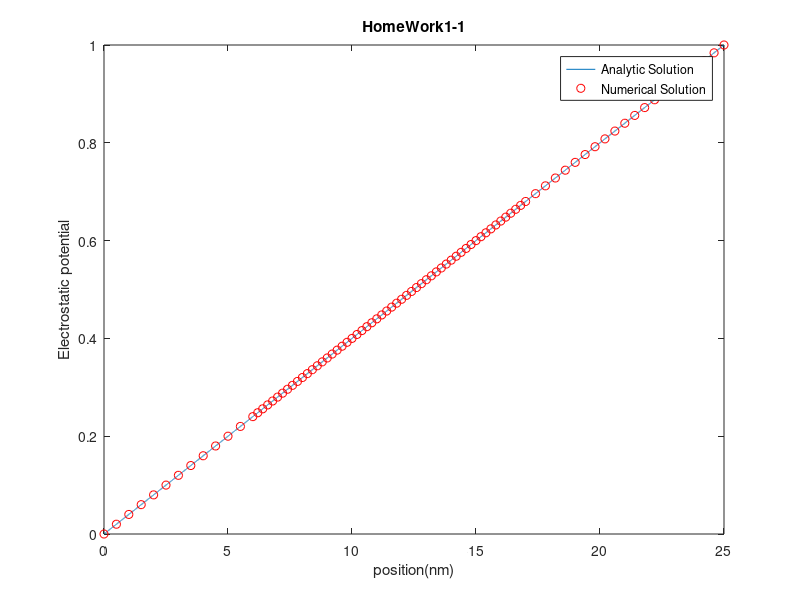

The MATLAB source for this figure:
clear; close all; clc;

w1= 6; w2=11; w3=8; % width
Width=w1+w2+w3;

%단순히 mesh사이즈를 다르게 (delta_x1=0.5, delta_x2=0.1, delta_x3=0.2)
dx1=0.5; dx2=0.2; dx3=0.4;
x1=0:dx1:w1;  x2=w1+dx2:dx2:w1+w2; x3=w1+w2+dx3:dx3:w1+w2+w3;
x=[x1 x2 x3];
N=length(x);
interface1=length(x1);
interface2=N-length(x3);

dx(1,1)=0.5;
for i=2:length(x)-1
    dx(i,1)=0;
    dx(i,1)= x(1,i+1)-x(1,i);
end

A=zeros(N,N);
A(1,1)=1; A(N,N)=1;
for i=2:N-1
    v=[1/dx(i-1,1) -1/dx(i-1,1)-1/dx(i,1) 1/dx(i,1)];
    for j=1:3
        A(i,i+j-2)=v(1,j);
    end
end

b=[zeros(N-1,1); ones(1,1)];
phi=A\b;

%Analytic solution
x_anl=0:0.001:Width;
phi_analytic=x_anl/(Width);

%%% Graph %%%
figure('Name','HW1')
plot(x_anl ,phi_analytic, '-',x,phi, 'ro');
xlabel("position(nm)");
ylabel("Electrostatic potential");
legend('Analytic Solution','Numerical Solution')
title("HomeWork1-1");